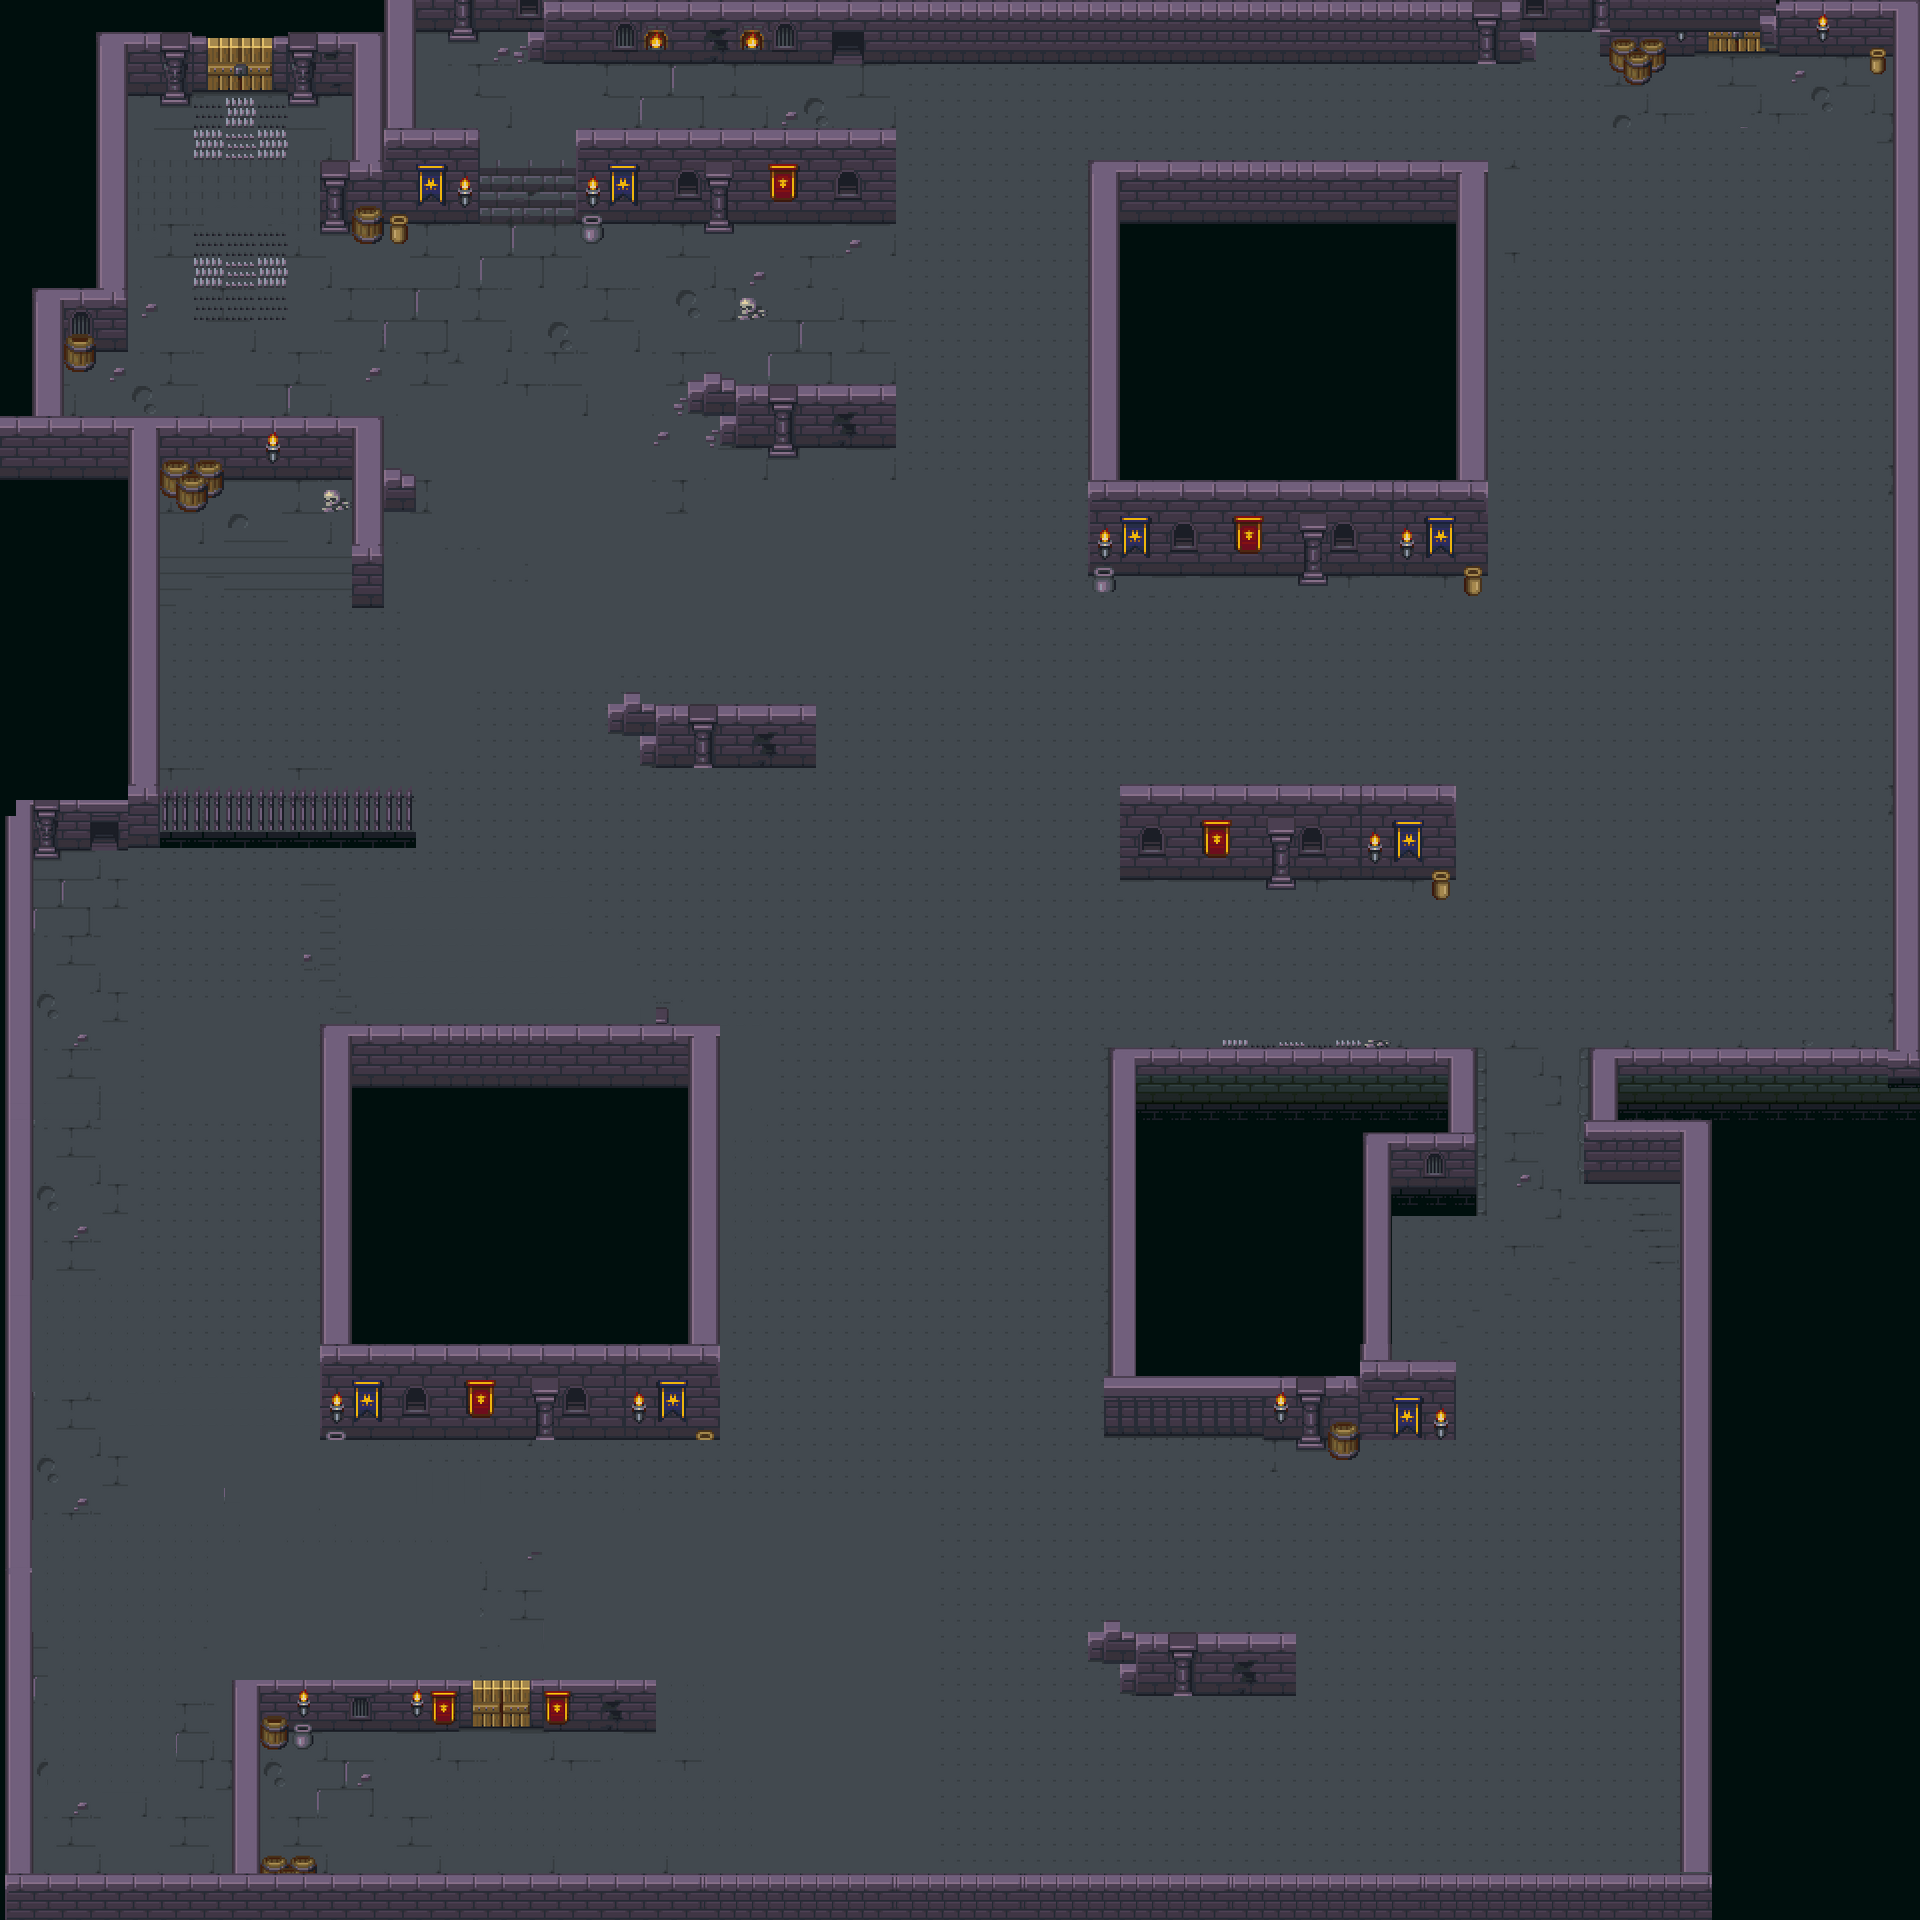

A 2D game scene composited from a Tiled map and its tileset images. What follows is a short description and the map's XML, with each tile layer's data collapsed to a summary:
An orthogonal 120x120 tile map with 16x16 px tiles, 3 tile layers (color, ground, wall), 9 tilesets.

<map version="1.8" tiledversion="1.8.4" orientation="orthogonal" renderorder="right-down" width="120" height="120" tilewidth="16" tileheight="16" infinite="0" nextlayerid="4" nextobjectid="1">
 <tileset firstgid="1" name="eMMKz6" tilewidth="16" tileheight="16" tilecount="1862" columns="49">
  <image source="eMMKz6.png" width="794" height="623" />
 </tileset>
 <tileset firstgid="1863" name="K2F11v" tilewidth="16" tileheight="16" tilecount="1862" columns="49">
  <image source="K2F11v.png" width="794" height="623" />
 </tileset>
 <tileset firstgid="3725" name="Lydx4p" tilewidth="16" tileheight="16" tilecount="2464" columns="56">
  <image source="Lydx4p.png" width="896" height="704" />
 </tileset>
 <tileset firstgid="6189" name="o3ntUm" tilewidth="16" tileheight="16" tilecount="1862" columns="49">
  <image source="o3ntUm.png" width="794" height="623" />
 </tileset>
 <tileset firstgid="8051" name="ZDhhzc" tilewidth="16" tileheight="16" tilecount="1862" columns="49">
  <image source="ZDhhzc.png" width="794" height="623" />
 </tileset>
 <tileset firstgid="9913" name="eMMKz6" tilewidth="16" tileheight="16" tilecount="1862" columns="49">
  <image source="../dungeon/eMMKz6.png" width="794" height="623" />
 </tileset>
 <tileset firstgid="11775" name="Lydx4p" tilewidth="16" tileheight="16" tilecount="2464" columns="56">
  <image source="../dungeon/Lydx4p.png" width="896" height="704" />
 </tileset>
 <tileset firstgid="14239" name="K2F11v" tilewidth="16" tileheight="16" tilecount="1862" columns="49">
  <image source="../dungeon/K2F11v.png" width="794" height="623" />
 </tileset>
 <tileset firstgid="16101" name="ZDhhzc" tilewidth="16" tileheight="16" tilecount="1862" columns="49">
  <image source="../dungeon/ZDhhzc.png" width="794" height="623" />
 </tileset>
 <layer id="3" name="color" width="120" height="120">
  <data>[14400 cells, 14400 non-empty, 1 distinct tile ids]</data>
 </layer>
 <layer id="1" name="ground" width="120" height="120">
  <data>[14400 cells, 12560 non-empty, 2813 distinct tile ids]</data>
 </layer>
 <layer id="2" name="wall" width="120" height="120">
  <data>[14400 cells, 4769 non-empty, 1247 distinct tile ids]</data>
 </layer>
</map>
